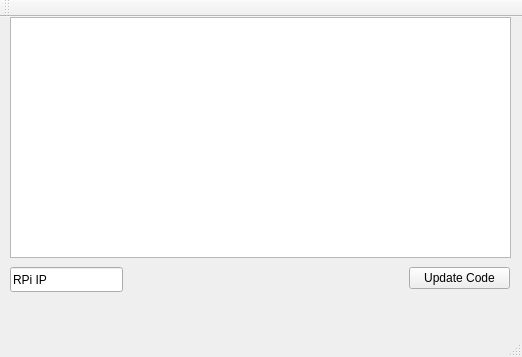
<?xml version="1.0" encoding="UTF-8"?>
<ui version="4.0">
 <class>MainWindow</class>
 <widget class="QMainWindow" name="MainWindow">
  <property name="geometry">
   <rect>
    <x>0</x>
    <y>0</y>
    <width>522</width>
    <height>357</height>
   </rect>
  </property>
  <property name="minimumSize">
   <size>
    <width>522</width>
    <height>357</height>
   </size>
  </property>
  <property name="maximumSize">
   <size>
    <width>522</width>
    <height>357</height>
   </size>
  </property>
  <property name="windowTitle">
   <string>MainWindow</string>
  </property>
  <widget class="QWidget" name="centralWidget">
   <widget class="QTreeView" name="fileTree_">
    <property name="geometry">
     <rect>
      <x>10</x>
      <y>0</y>
      <width>501</width>
      <height>241</height>
     </rect>
    </property>
   </widget>
   <widget class="QPushButton" name="updateBtn_">
    <property name="geometry">
     <rect>
      <x>409</x>
      <y>250</y>
      <width>101</width>
      <height>22</height>
     </rect>
    </property>
    <property name="text">
     <string>Update Code</string>
    </property>
   </widget>
   <widget class="QLineEdit" name="ipField_">
    <property name="geometry">
     <rect>
      <x>10</x>
      <y>250</y>
      <width>113</width>
      <height>25</height>
     </rect>
    </property>
    <property name="text">
     <string>RPi IP</string>
    </property>
   </widget>
   <widget class="QLabel" name="ipHelp_">
    <property name="geometry">
     <rect>
      <x>130</x>
      <y>257</y>
      <width>16</width>
      <height>16</height>
     </rect>
    </property>
    <property name="text">
     <string/>
    </property>
    <property name="pixmap">
     <pixmap resource="resources.qrc">:/resources/images/info.png</pixmap>
    </property>
   </widget>
   <widget class="QLabel" name="outputLabel_">
    <property name="geometry">
     <rect>
      <x>10</x>
      <y>280</y>
      <width>491</width>
      <height>20</height>
     </rect>
    </property>
    <property name="text">
     <string/>
    </property>
   </widget>
  </widget>
  <widget class="QMenuBar" name="menuBar">
   <property name="geometry">
    <rect>
     <x>0</x>
     <y>0</y>
     <width>522</width>
     <height>22</height>
    </rect>
   </property>
  </widget>
  <widget class="QToolBar" name="mainToolBar">
   <attribute name="toolBarArea">
    <enum>TopToolBarArea</enum>
   </attribute>
   <attribute name="toolBarBreak">
    <bool>false</bool>
   </attribute>
  </widget>
  <widget class="QStatusBar" name="statusBar"/>
 </widget>
 <layoutdefault spacing="6" margin="11"/>
 <resources>
  <include location="resources.qrc"/>
 </resources>
 <connections/>
</ui>
